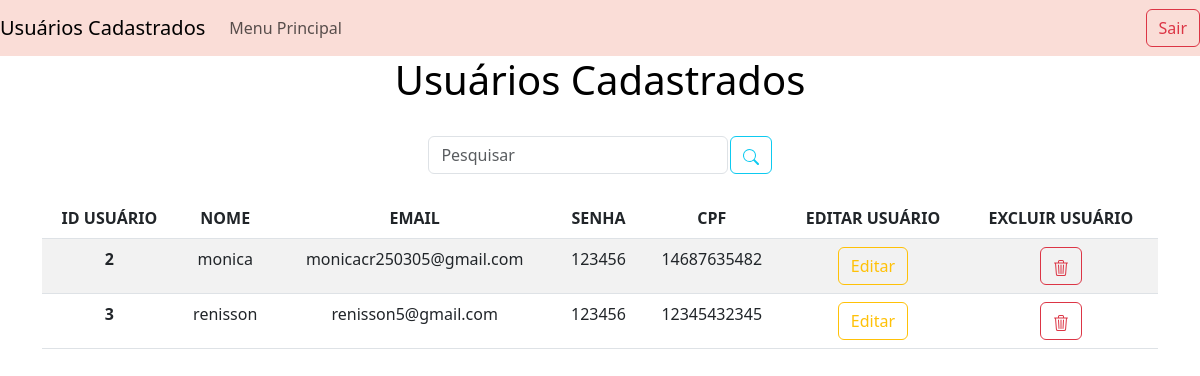
Page /estoque/tabela_usu.php on the earlier database version.
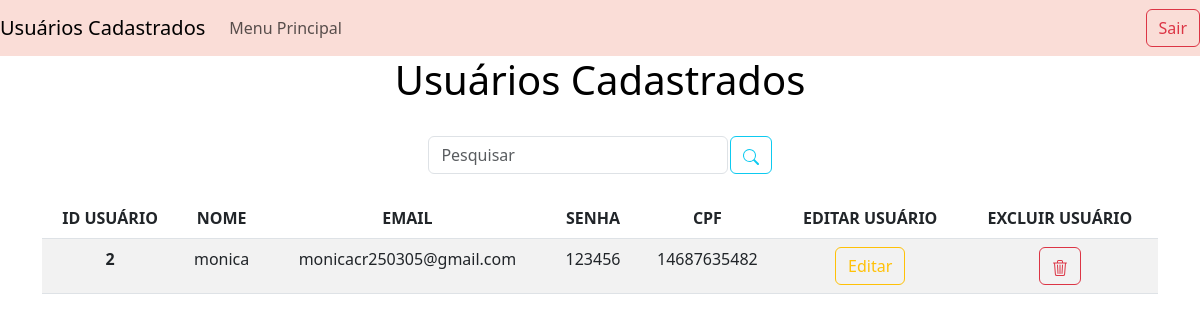
Same page on the later database version.
### tables this page shows
CREATE TABLE `usuario` (
  `id_usuario` int(11) NOT NULL,
  `nome` varchar(180) DEFAULT NULL,
  `email` varchar(200) DEFAULT NULL,
  `cpf` varchar(11) DEFAULT NULL,
  `senha` varchar(180) DEFAULT NULL
);

### estoque/tabela_usu.php (the view, shortened to what this page needs)
<?php
    require("conn.php");
    $tabela = $pdo->prepare("SELECT id_usuario, nome, email, senha, cpf
    FROM usuario;");
    $tabela->execute();
    $rowTabela = $tabela->fetchAll();
    if(!empty($_GET['search'])){
        $search = $_GET['search'];
        $tabela = $pdo->prepare("SELECT id_usuario, nome, email, senha, cpf
        FROM usuario WHERE id_usuario = :search OR nome LIKE :searchTerm OR email LIKE :searchTerm;");
        $tabela->bindValue(':search', $search);
        $tabela->bindValue(':searchTerm', "%$search%");
        $tabela->execute();
        $rowTabela = $tabela->fetchAll();
    }
    else{
        $tabela = $pdo->prepare("SELECT id_usuario, nome, email, senha, cpf
        FROM usuario;");
        $tabela->execute();
        $rowTabela = $tabela->fetchAll();
    }
?>
<!DOCTYPE HTML>
<html lang="pt-br">
    <head>
        <link href="https://cdn.jsdelivr.net/npm/bootstrap@5.3.0-alpha1/dist/css/bootstrap.min.css" rel="stylesheet">
    </head>
    <body>
        <nav class="navbar navbar-expand-lg bg-faded" style="background-color: #FADDD7; border-color: #000;">
            <a class="navbar-brand" href="tabela_usu.php">Usuários Cadastrados</a>
            <div class="collapse navbar-collapse" id="navbarNav">
                <ul class="navbar-nav">
                    <li class="nav-item active">
                        <a class="nav-link" href="menu.php">Menu Principal <span class="sr-only"></span></a>
                    </li>
                </ul>
            </div>
            <div class="d-flex">
                <a href="logout.php" class="btn btn-outline-danger">Sair</a>
            </div>
        </nav>
        <h1 style="text-align:center;">Usuários Cadastrados</h1>
        <br>
        <div class="box-search">
        <input type="search" class="form-control w-25" placeholder="Pesquisar" id="pesquisar">
        <button onclick="searchData()" class="btn btn-outline-info">
        </button>
    </div>
        <div class="container">
            <br>
        <table class="table table-striped">
        <thead>
            <tr>
            <th scope="col">ID USUÁRIO</th>
            <th scope="col">NOME</th>
            <th scope="col">EMAIL</th>
            <th scope="col">SENHA</th>
            <th scope="col">CPF</th>
            <th scope="col">EDITAR USUÁRIO</th>
            <th scope="col">EXCLUIR USUÁRIO</th>
            </tr>
        </thead>
        <tbody>
        <?php
            foreach ($rowTabela as $linha){
                echo '<tr>';
                echo "<th scope='row'>".$linha['id_usuario']."</th>";
                echo "<td>".$linha['nome']."</td>";
                echo "<td>".$linha['email']."</td>";
                echo "<td>".$linha['senha']."</td>";
                echo "<td>".$linha['cpf']."</td>";
                echo '<td><a href=edit_tabelaUsu.php?usuario='.$linha['id_usuario'].' class="btn btn-outline-warning">Editar</a></td>';
                echo '<td><a href="CRUD\delete_usu.php?usuario='.$linha['id_usuario'].'" class="btn btn-outline-danger"><svg xmlns="http://www.w3.org/2000/svg" width="16" height="16" fill="currentColor" class="bi bi-trash3" viewBox="0 0 16 16">
                <path d="M6.5 1h3a.5.5 0 0 1 .5.5v1H6v-1a.5.5 0 0 1 .5-.5ZM11 2.5v-1A1.5 1.5 0 0 0 9.5 0h-3A1.5 1.5 0 0 0 5 1.5v1H2.506a.58.58 0 0 0-.01 0H1.5a.5.5 0 0 0 0 1h.538l.853 10.66A2 2 0 0 0 4.885 16h6.23a2 2 0 0 0 1.994-1.84l.853-10.66h.538a.5.5 0 0 0 0-1h-.995a.59.59 0 0 0-.01 0H11Zm1.958 1-.846 10.58a1 1 0 0 1-.997.92h-6.23a1 1 0 0 1-.997-.92L3.042 3.5h9.916Zm-7.487 1a.5.5 0 0 1 .528.47l.5 8.5a.5.5 0 0 1-.998.06L5 5.03a.5.5 0 0 1 .47-.53Zm5.058 0a.5.5 0 0 1 .47.53l-.5 8.5a.5.5 0 1 1-.998-.06l.5-8.5a.5.5 0 0 1 .528-.47ZM8 4.5a.5.5 0 0 1 .5.5v8.5a.5.5 0 0 1-1 0V5a.5.5 0 0 1 .5-.5Z"/>
                </svg></a></td>';
                echo '</tr>';
            }
            ?>
        </tbody>
        </table>
        </div>
    </body>
</html>

Differences in the rows shown:
removed usuario: id_usuario "3", nome "renisson", email "renisson5@gmail.com", senha "123456", cpf "12345432345"
